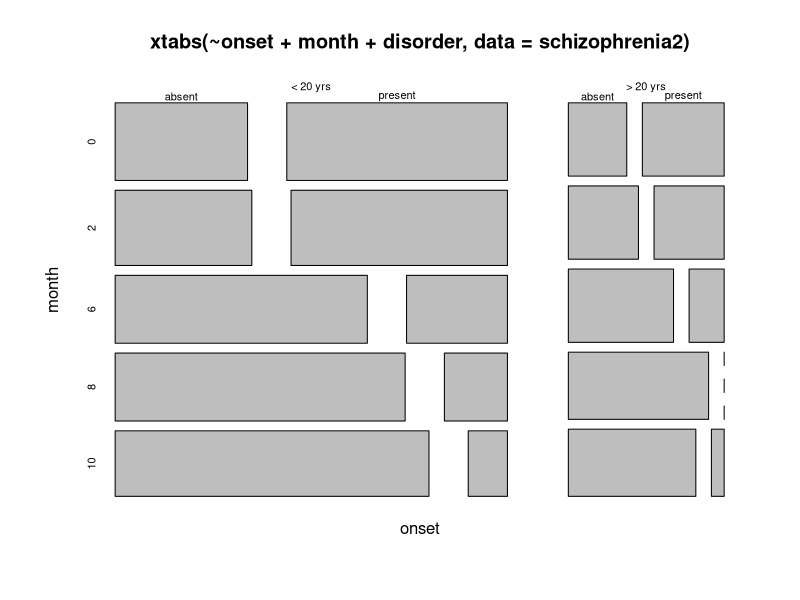

Reproduce this figure in R.
library(HSAUR3)


### Name: schizophrenia2
### Title: Schizophrenia Data
### Aliases: schizophrenia2
### Keywords: datasets

### ** Examples


  data("schizophrenia2", package = "HSAUR3")
  mosaicplot(xtabs( ~ onset + month + disorder, data = schizophrenia2))
